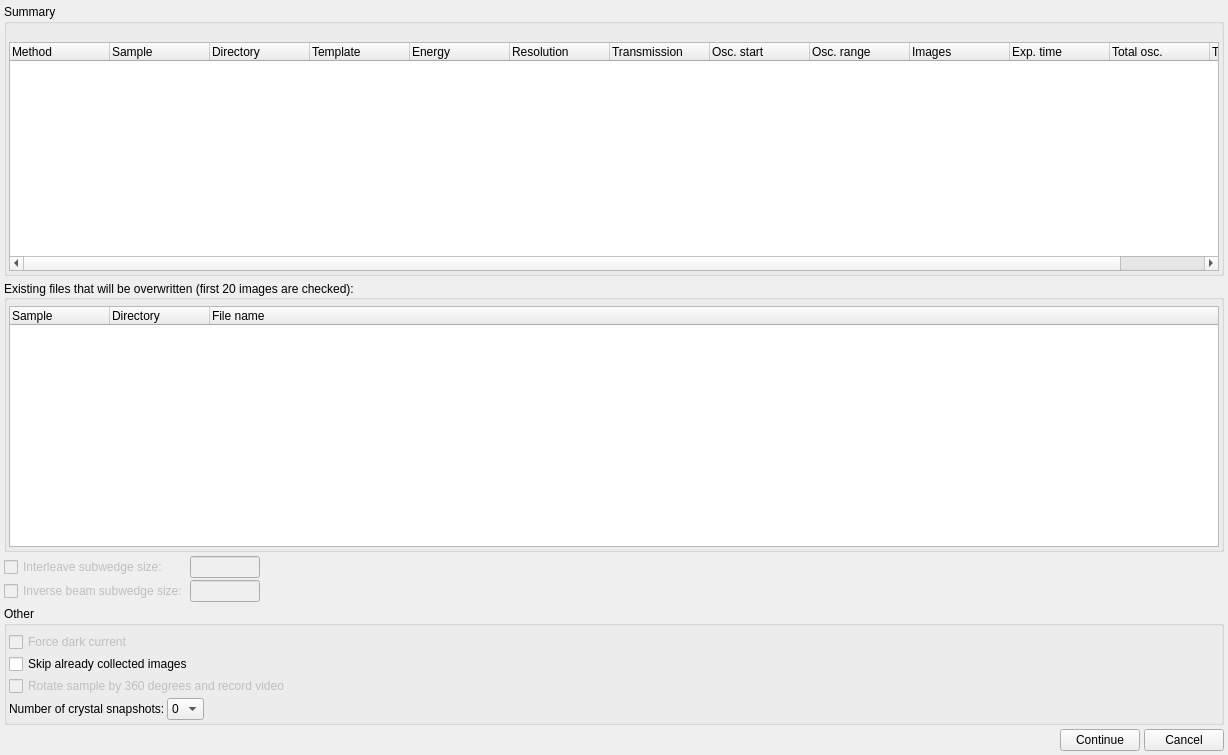
<?xml version="1.0" encoding="UTF-8"?>
<ui version="4.0">
 <class>ConfirmDialogWidget</class>
 <widget class="QWidget" name="ConfirmDialogWidget">
  <property name="geometry">
   <rect>
    <x>0</x>
    <y>0</y>
    <width>1228</width>
    <height>755</height>
   </rect>
  </property>
  <property name="windowTitle">
   <string>Form</string>
  </property>
  <layout class="QGridLayout" name="gridLayout_2">
   <property name="margin">
    <number>4</number>
   </property>
   <property name="spacing">
    <number>4</number>
   </property>
   <item row="4" column="0">
    <widget class="QGroupBox" name="other_groupbox">
     <property name="title">
      <string>Other</string>
     </property>
     <layout class="QVBoxLayout" name="verticalLayout_2">
      <property name="spacing">
       <number>2</number>
      </property>
      <property name="leftMargin">
       <number>2</number>
      </property>
      <property name="topMargin">
       <number>6</number>
      </property>
      <property name="rightMargin">
       <number>2</number>
      </property>
      <property name="bottomMargin">
       <number>2</number>
      </property>
      <item>
       <widget class="QCheckBox" name="force_dark_cbx">
        <property name="enabled">
         <bool>false</bool>
        </property>
        <property name="text">
         <string>Force dark current</string>
        </property>
       </widget>
      </item>
      <item>
       <widget class="QCheckBox" name="skip_existing_images_cbx">
        <property name="text">
         <string>Skip already collected images</string>
        </property>
       </widget>
      </item>
      <item>
       <widget class="QCheckBox" name="take_video_cbx">
        <property name="enabled">
         <bool>false</bool>
        </property>
        <property name="text">
         <string>Rotate sample by 360 degrees and record video</string>
        </property>
        <property name="checked">
         <bool>false</bool>
        </property>
       </widget>
      </item>
      <item>
       <layout class="QHBoxLayout" name="take_snapshots_hlayout">
        <item>
         <widget class="QLabel" name="take_snapshots_label">
          <property name="text">
           <string>Number of crystal snapshots:</string>
          </property>
         </widget>
        </item>
        <item>
         <widget class="QComboBox" name="take_snapshots_combo">
          <item>
           <property name="text">
            <string>0</string>
           </property>
          </item>
          <item>
           <property name="text">
            <string>1</string>
           </property>
          </item>
          <item>
           <property name="text">
            <string>2</string>
           </property>
          </item>
          <item>
           <property name="text">
            <string>4</string>
           </property>
          </item>
         </widget>
        </item>
        <item>
         <spacer name="horizontalSpacer_3">
          <property name="orientation">
           <enum>Qt::Horizontal</enum>
          </property>
          <property name="sizeHint" stdset="0">
           <size>
            <width>40</width>
            <height>20</height>
           </size>
          </property>
         </spacer>
        </item>
       </layout>
      </item>
     </layout>
    </widget>
   </item>
   <item row="7" column="0">
    <layout class="QHBoxLayout" name="buttons_layout">
     <item>
      <spacer name="horizontalSpacer">
       <property name="orientation">
        <enum>Qt::Horizontal</enum>
       </property>
       <property name="sizeHint" stdset="0">
        <size>
         <width>40</width>
         <height>20</height>
        </size>
       </property>
      </spacer>
     </item>
     <item>
      <widget class="QPushButton" name="continue_button">
       <property name="text">
        <string>Continue</string>
       </property>
      </widget>
     </item>
     <item>
      <widget class="QPushButton" name="cancel_button">
       <property name="text">
        <string>Cancel</string>
       </property>
      </widget>
     </item>
    </layout>
   </item>
   <item row="1" column="0">
    <widget class="QGroupBox" name="file_gbox">
     <property name="title">
      <string>Existing files that will be overwritten (first 20 images are checked):</string>
     </property>
     <property name="alignment">
      <set>Qt::AlignLeading|Qt::AlignLeft|Qt::AlignVCenter</set>
     </property>
     <property name="flat">
      <bool>false</bool>
     </property>
     <layout class="QVBoxLayout" name="verticalLayout">
      <property name="spacing">
       <number>2</number>
      </property>
      <property name="leftMargin">
       <number>2</number>
      </property>
      <property name="topMargin">
       <number>6</number>
      </property>
      <property name="rightMargin">
       <number>2</number>
      </property>
      <property name="bottomMargin">
       <number>2</number>
      </property>
      <item>
       <widget class="QTreeWidget" name="file_treewidget">
        <property name="rootIsDecorated">
         <bool>false</bool>
        </property>
        <attribute name="headerVisible">
         <bool>true</bool>
        </attribute>
        <column>
         <property name="text">
          <string>Sample</string>
         </property>
        </column>
        <column>
         <property name="text">
          <string>Directory</string>
         </property>
        </column>
        <column>
         <property name="text">
          <string>File name</string>
         </property>
        </column>
       </widget>
      </item>
     </layout>
    </widget>
   </item>
   <item row="0" column="0">
    <widget class="QGroupBox" name="summary_gbox">
     <property name="title">
      <string>Summary</string>
     </property>
     <layout class="QGridLayout" name="gridLayout">
      <property name="margin">
       <number>2</number>
      </property>
      <property name="spacing">
       <number>2</number>
      </property>
      <item row="1" column="0">
       <widget class="QTreeWidget" name="summary_treewidget">
        <property name="sizePolicy">
         <sizepolicy hsizetype="MinimumExpanding" vsizetype="Expanding">
          <horstretch>0</horstretch>
          <verstretch>0</verstretch>
         </sizepolicy>
        </property>
        <property name="editTriggers">
         <set>QAbstractItemView::NoEditTriggers</set>
        </property>
        <property name="alternatingRowColors">
         <bool>true</bool>
        </property>
        <property name="selectionMode">
         <enum>QAbstractItemView::NoSelection</enum>
        </property>
        <property name="textElideMode">
         <enum>Qt::ElideLeft</enum>
        </property>
        <property name="headerHidden">
         <bool>false</bool>
        </property>
        <attribute name="headerVisible">
         <bool>true</bool>
        </attribute>
        <column>
         <property name="text">
          <string>Method</string>
         </property>
        </column>
        <column>
         <property name="text">
          <string>Sample</string>
         </property>
        </column>
        <column>
         <property name="text">
          <string>Directory</string>
         </property>
        </column>
        <column>
         <property name="text">
          <string>Template</string>
         </property>
        </column>
        <column>
         <property name="text">
          <string>Energy</string>
         </property>
        </column>
        <column>
         <property name="text">
          <string>Resolution</string>
         </property>
        </column>
        <column>
         <property name="text">
          <string>Transmission</string>
         </property>
        </column>
        <column>
         <property name="text">
          <string>Osc. start</string>
         </property>
        </column>
        <column>
         <property name="text">
          <string>Osc. range</string>
         </property>
        </column>
        <column>
         <property name="text">
          <string>Images</string>
         </property>
        </column>
        <column>
         <property name="text">
          <string>Exp. time</string>
         </property>
        </column>
        <column>
         <property name="text">
          <string>Total osc.</string>
         </property>
        </column>
        <column>
         <property name="text">
          <string>Total exp. time</string>
         </property>
        </column>
       </widget>
      </item>
      <item row="0" column="0">
       <widget class="QLabel" name="summary_label">
        <property name="text">
         <string/>
        </property>
       </widget>
      </item>
     </layout>
    </widget>
   </item>
   <item row="2" column="0">
    <layout class="QGridLayout" name="gridLayout_3" columnstretch="0,0,0">
     <property name="leftMargin">
      <number>0</number>
     </property>
     <property name="topMargin">
      <number>0</number>
     </property>
     <property name="spacing">
      <number>2</number>
     </property>
     <item row="2" column="0">
      <widget class="QCheckBox" name="inverse_cbx">
       <property name="enabled">
        <bool>false</bool>
       </property>
       <property name="text">
        <string>Inverse beam subwedge size:</string>
       </property>
      </widget>
     </item>
     <item row="2" column="1">
      <widget class="QLineEdit" name="inverse_beam_num_images_ledit">
       <property name="enabled">
        <bool>false</bool>
       </property>
       <property name="minimumSize">
        <size>
         <width>70</width>
         <height>0</height>
        </size>
       </property>
       <property name="maximumSize">
        <size>
         <width>70</width>
         <height>16777215</height>
        </size>
       </property>
      </widget>
     </item>
     <item row="0" column="0">
      <widget class="QCheckBox" name="interleave_cbx">
       <property name="enabled">
        <bool>false</bool>
       </property>
       <property name="text">
        <string>Interleave subwedge size:</string>
       </property>
      </widget>
     </item>
     <item row="0" column="1">
      <widget class="QLineEdit" name="interleave_images_num_ledit">
       <property name="enabled">
        <bool>false</bool>
       </property>
       <property name="maximumSize">
        <size>
         <width>70</width>
         <height>16777215</height>
        </size>
       </property>
      </widget>
     </item>
     <item row="0" column="2">
      <spacer name="horizontalSpacer_2">
       <property name="orientation">
        <enum>Qt::Horizontal</enum>
       </property>
       <property name="sizeHint" stdset="0">
        <size>
         <width>40</width>
         <height>20</height>
        </size>
       </property>
      </spacer>
     </item>
    </layout>
   </item>
  </layout>
 </widget>
 <resources/>
 <connections>
  <connection>
   <sender>interleave_cbx</sender>
   <signal>toggled(bool)</signal>
   <receiver>interleave_images_num_ledit</receiver>
   <slot>setEnabled(bool)</slot>
   <hints>
    <hint type="sourcelabel">
     <x>54</x>
     <y>539</y>
    </hint>
    <hint type="destinationlabel">
     <x>285</x>
     <y>543</y>
    </hint>
   </hints>
  </connection>
  <connection>
   <sender>inverse_cbx</sender>
   <signal>toggled(bool)</signal>
   <receiver>inverse_beam_num_images_ledit</receiver>
   <slot>setEnabled(bool)</slot>
   <hints>
    <hint type="sourcelabel">
     <x>124</x>
     <y>586</y>
    </hint>
    <hint type="destinationlabel">
     <x>237</x>
     <y>581</y>
    </hint>
   </hints>
  </connection>
 </connections>
</ui>
